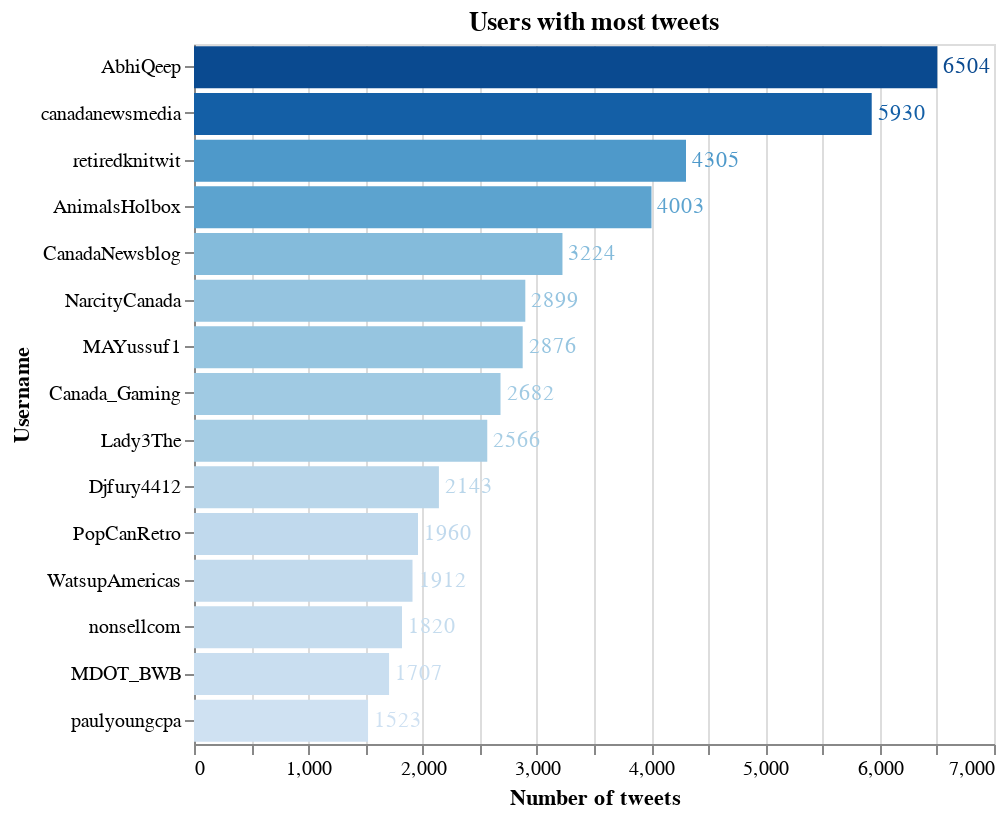

Source (notebook cell):
### Markdown cell above
### Users with most tweets that mention/or are related with the official Canadian accounts

### Code cell
df_aux = pd.DataFrame(df_tot.groupby(['username'])['tweet'].count()).reset_index().sort_values(by=['tweet'], ascending=False).reset_index(drop=True)

bars = alt.Chart(df_aux[:15]).mark_bar().encode(
    x=alt.X('tweet', title="Number of tweets"),
    y=alt.Y('username', sort=list(df_aux['username'][:15]), title="Username"),
    color=alt.Color('tweet', legend=None)
).properties(
    title='Users with most tweets'
)

text = bars.mark_text(
    align='left',
    baseline='middle',
    dx=3  # Nudges text to right so it doesn't appear on top of the bar
).encode(
    text='tweet:Q'
)

(bars + text).properties(height=350)

### Figure 1 — Vega-Lite specification as saved in the notebook (floating-point values rounded to 4 significant figures)
{"$schema": "https://vega.github.io/schema/vega-lite/v4.8.1.json", "config": {"view": {"continuousHeight": 300, "continuousWidth": 400}}, "data": {"name": "data-ac61f21dd1018f0ffd9dbc40e9e61e3c"}, "datasets": {"data-ac61f21dd1018f0ffd9dbc40e9e61e3c": [{"tweet": 6504, "username": "AbhiQeep"}, {"tweet": 5930, "username": "canadanewsmedia"}, {"tweet": 4305, "username": "retiredknitwit"}, {"tweet": 4003, "username": "AnimalsHolbox"}, {"tweet": 3224, "username": "CanadaNewsblog"}, {"tweet": 2899, "username": "NarcityCanada"}, {"tweet": 2876, "username": "MAYussuf1"}, {"tweet": 2682, "username": "Canada_Gaming"}, {"tweet": 2566, "username": "Lady3The"}, {"tweet": 2143, "username": "Djfury4412"}, {"tweet": 1960, "username": "PopCanRetro"}, {"tweet": 1912, "username": "WatsupAmericas"}, {"tweet": 1820, "username": "nonsellcom"}, {"tweet": 1707, "username": "MDOT_BWB"}, {"tweet": 1523, "username": "paulyoungcpa"}]}, "height": 350, "layer": [{"encoding": {"color": {"field": "tweet", "legend": null, "type": "quantitative"}, "x": {"field": "tweet", "title": "Number of tweets", "type": "quantitative"}, "y": {"field": "username", "sort": ["AbhiQeep", "canadanewsmedia", "retiredknitwit", "AnimalsHolbox", "CanadaNewsblog", "NarcityCanada", "MAYussuf1", "Canada_Gaming", "Lady3The", "Djfury4412", "PopCanRetro", "WatsupAmericas", "nonsellcom", "MDOT_BWB", "paulyoungcpa"], "title": "Username", "type": "nominal"}}, "mark": "bar", "title": "Users with most tweets"}, {"encoding": {"color": {"field": "tweet", "legend": null, "type": "quantitative"}, "text": {"field": "tweet", "type": "quantitative"}, "x": {"field": "tweet", "title": "Number of tweets", "type": "quantitative"}, "y": {"field": "username", "sort": ["AbhiQeep", "canadanewsmedia", "retiredknitwit", "AnimalsHolbox", "CanadaNewsblog", "NarcityCanada", "MAYussuf1", "Canada_Gaming", "Lady3The", "Djfury4412", "PopCanRetro", "WatsupAmericas", "nonsellcom", "MDOT_BWB", "paulyoungcpa"], "title": "Username", "type": "nominal"}}, "mark": {"align": "left", "baseline": "middle", "dx": 3, "type": "text"}, "title": "Users with most tweets"}]}
